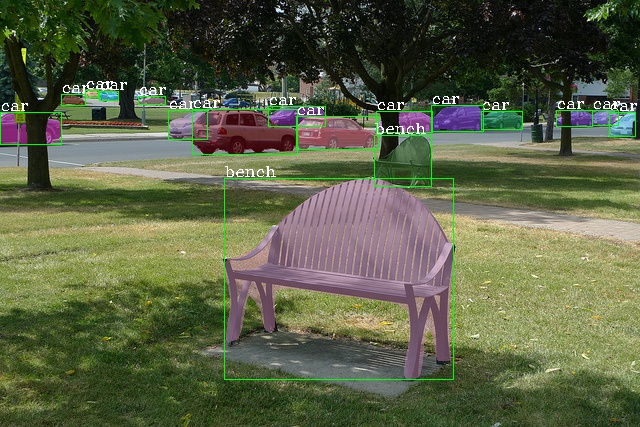
#> input picture resources/coco_test_12510.jpg, 640 x 427 px, found by its file name
$ python class_pngs_to_stitched_masks.py --class-files resources/coco_test_12510.jpg
#> lines starting #> are read from the running program, lines starting #| are printed output that depends on the picture; after the words box and inside, x2 and y2 are one past the last pixel; in counts of white or black regions, pixels touching at a corner belong together
#!/usr/bin/env python3

import argparse
import os

import numpy as np
from PIL import Image


DEFAULT_CLASS_FILES = [
    'class_1.png',
    'class_2.png',
    'class_3.png',
    'class_4.png',
    'class_5.png',
    'class_6.png',
    'class_7.png',
]


def load_binary_png(path: str) -> np.ndarray:
    if not os.path.exists(path):
        raise FileNotFoundError(path)
    arr = np.array(Image.open(path).convert("L"))
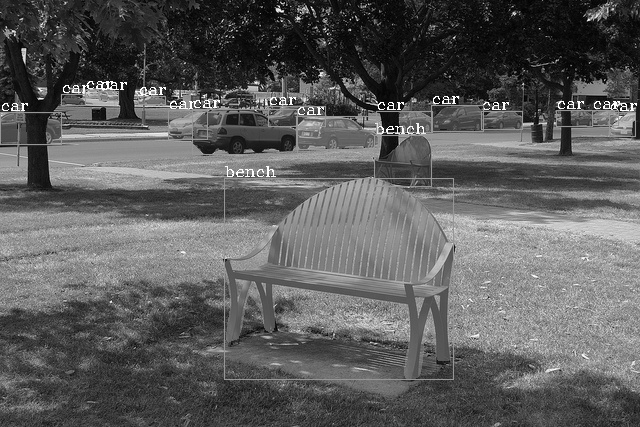
#> arr: shape (427, 640); min 0, max 255, mean 92.3
    return (arr > 0).astype(np.uint8)
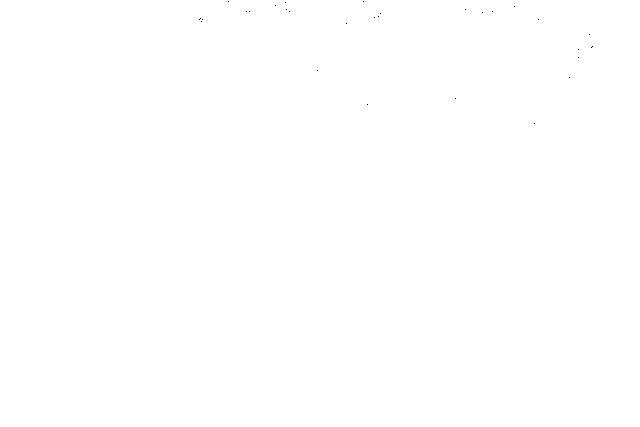
#> returned value: shape (427, 640); values 0 (black) and 1 (white), 100% white; black in thin lines or dots, all inside (x1, y1, x2, y2) = (199, 1, 593, 124)


def build_mask_for_map(map_dir: str, class_files) -> np.ndarray:
    channels = [load_binary_png(os.path.join(map_dir, fname)) for fname in class_files]
    shapes = {channel.shape for channel in channels}
#> shapes = 1 item
    if len(shapes) != 1:
        raise ValueError(f"Class PNG sizes are not all equal in {map_dir}: {sorted(shapes)}")
    return np.stack(channels, axis=0).astype(np.uint8)


def main():
    parser = argparse.ArgumentParser(
        description="Merge per-class PNG masks into per-map stitched [7,H,W] .npy files."
    )
    parser.add_argument(
        "--input-root",
        type=str,
        default="predictions_final_fused",
        help="Root containing map subdirectories, e.g. map3/ and map4/",
    )
    parser.add_argument(
        "--map-ids",
        type=str,
        default="map3,map4",
        help="Comma-separated map ids to process",
    )
    parser.add_argument(
        "--output-root",
        type=str,
        default=None,
        help="Where to save .npy masks. Defaults to --input-root.",
    )
    parser.add_argument(
        "--output-template",
        type=str,
        default="{map_id}_stitched_binary.npy",
        help="Output filename template",
    )
    parser.add_argument(
        "--class-files",
        type=str,
        default=",".join(DEFAULT_CLASS_FILES),
        help="Comma-separated class PNG filenames in channel order",
    )
    args = parser.parse_args()

    output_root = args.output_root or args.input_root
    os.makedirs(output_root, exist_ok=True)

    map_ids = [x.strip() for x in args.map_ids.split(",") if x.strip()]
    class_files = [x.strip() for x in args.class_files.split(",") if x.strip()]

    for map_id in map_ids:
        map_dir = os.path.join(args.input_root, map_id)
        mask = build_mask_for_map(map_dir, class_files)
        out_path = os.path.join(output_root, args.output_template.format(map_id=map_id))
        np.save(out_path, mask)
        print(f"Saved {map_id}: {out_path}, shape={mask.shape}")
#| Saved map3: predictions_final_fused/map3_stitched_binary.npy, shape=(1, 427, 640)


if __name__ == "__main__":
    main()
